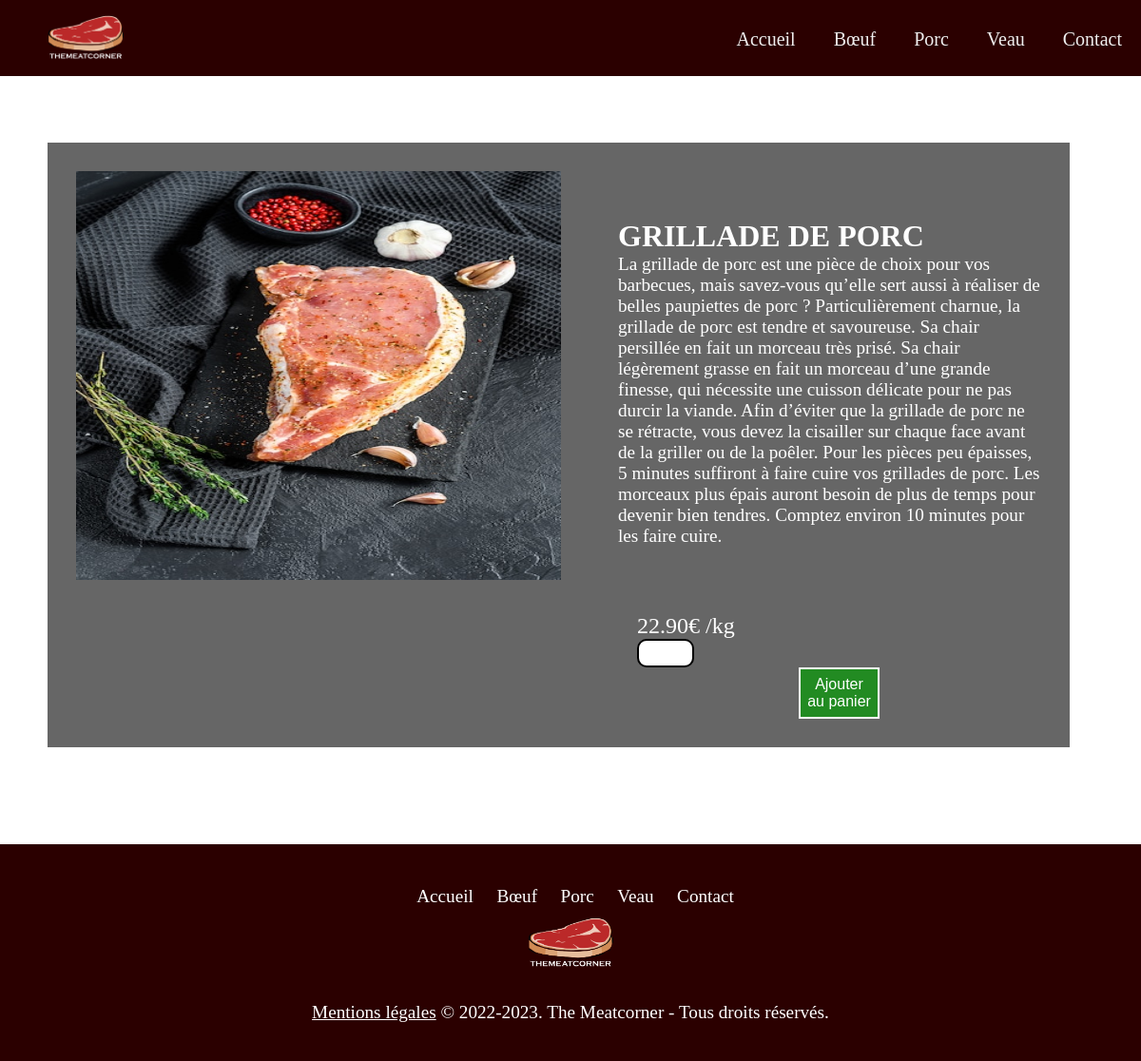
Screenshot of /pageporc/pagesviandesporc/grilladedeporc.php with the database file from the repository.
### tables this page shows
create table Viande (
	id int auto_increment       not null,
	nom varchar (30)            not null,
	descriptionv text           not null,
	prix decimal(4,2)           not null,
	photo varchar(100)          not null,
	idAnimal int                not null,
	Foreign key (idAnimal) references Animal (id),
	PRIMARY KEY (id)
);

### pageporc/pagesviandesporc/grilladedeporc.php (the view)
<html>
<?php include '../../include/header.php'; ?>
<head>
    <link rel="stylesheet" href="../../style.css">
</head>
<body>
<div class="flex1">
    <div>
        <?php
        $bdd = new PDO('mysql:host=localhost;dbname=tmc;charset=utf8', 'root', '');
        $req = $bdd->query('SELECT * FROM viande where id = 22');
        while ($donnees = $req->fetch()) {
            echo('<img class="imgid1" src="../../pageporc/img/viandesporc/' . $donnees['photo'] . '">');
        }
        ?>
    </div>
    <div class="divgauche">
        <?php
        $bdd = new PDO('mysql:host=localhost;dbname=tmc;charset=utf8', 'root', '');
        $req = $bdd->query('SELECT * FROM viande where id = 22');
        while ($donnees = $req->fetch()) {
            echo('<a class="nomviande1"</a>' . $donnees['nom'] ."<br>" . '<a class="descriptionviande"</a>' . $donnees['descriptionv'] . "<br>" .
                '<p class="prixviande"</p>' . $donnees['prix'] .  "€ /kg" . "<br>" .
                '<input type="number" class="inputnombre" id="tentacles" min="1" max="100">' .
                '<button class="boutonpanier1">Ajouter au panier</button>');
        }
        ?>
    </div>
</div>
</body>
<?php include '../../include/footer.php'; ?>
</html>

### style.css (style rules this page uses)
body { font-family: Gabriola; font-size: 25px; color: white; background-image: url("img/fondtmc.jpg"); background-repeat: no-repeat; background-attachment: fixed; margin: 0; width: 100%; display: block; background-size: cover; }
* { padding: 0; margin: 0; box-sizing: border-box; }
.boutonpanier1 { width: 20%; padding: 7px; background-color: forestgreen; color: white; border: 2px solid white; font-size: 1rem; cursor: pointer; display: block; margin: auto; }
.imgid1 { height:490px; width:570px; padding: 30px; }
.flex1 { display: flex; margin: 70px 75px 75px 50px; background: rgba(0, 0, 0, 0.6); }
.divgauche { padding: 30px; margin-top: 50px; }
.descriptionviande { font-size: 1.2rem; color: white; font-family: "Arial Nova Light"; }
.nomviande1 { font-size: 2rem; font-weight: bold; color: white; text-transform: uppercase; }
.prixviande { padding-left: 20px; padding-top: 20px; margin-top: 50px; font-family: "Arial Nova Light"; font-size: 1.5rem; }
.inputnombre { width: 60px; height: 30px; border: 2px solid black; border-radius: 10px; padding-left: 10px; }
.footer ul a { color:inherit; text-decoration:none; padding: 0 10px; font-size: 1.2rem; }

### rows the page displays
viande: photo (picture), nom "GRILLADE DE PORC", descriptionv "La grillade de porc est une pièce de choix pour vos barbecues, mais savez-vous qu’elle sert aussi à réaliser de belles paupiettes de porc ? Particulièrement charnue, la grillade de porc est tendre et savoureuse. Sa chair persillée en fait un morceau très prisé. Sa chair légèrement grasse en fait un morceau d’une grande finesse, qui nécessite une cuisson délicate pour ne pas durcir la viande. Afin d’éviter que la grillade de porc ne se rétracte, vous devez la cisailler sur chaque face avant de la griller ou de la poêler. Pour les pièces peu épaisses, 5 minutes suffiront à faire cuire vos grillades de porc. Les morceaux plus épais auront besoin de plus de temps pour devenir bien tendres.…", prix "22.90"
